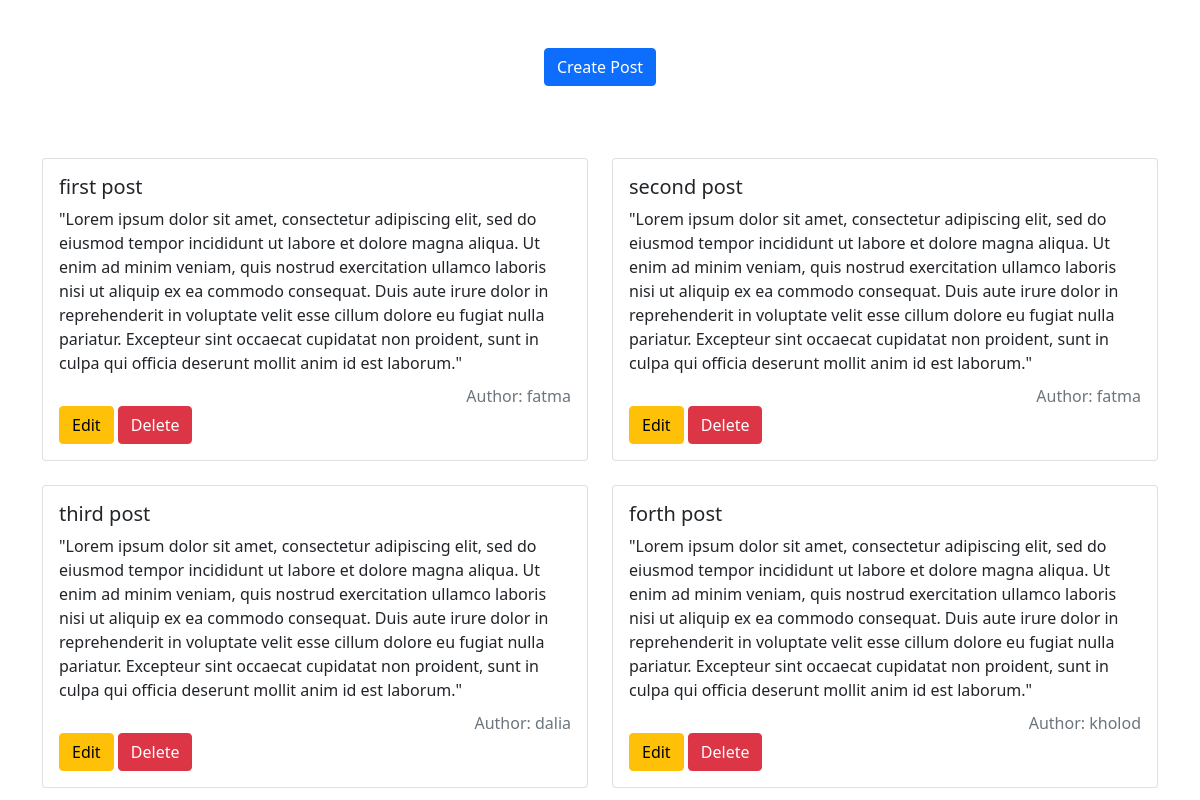
The page / on the database its author committed.
### tables this page shows
CREATE TABLE `posts` (
  `id` int(11) NOT NULL,
  `title` varchar(255) NOT NULL,
  `body` text NOT NULL,
  `author` varchar(255) NOT NULL,
  `date_created` timestamp NOT NULL DEFAULT current_timestamp()
);

### includes/class-autoload.inc.php (called while the page is built, shortened)
<?php
function autoload($className){
    $path = 'classes/';
    $ext = '.class.php';
    $fileName = $path . $className . $ext;
}

### classes/dbh.class.php (called while the page is built)
<?php
class Dbh{
    private $host = "localhost";
    private $user = "root";
    private $pwd = "";
    private $dbName = "oopblog";
    public function connect(){
        $dns = 'mysql:host=' . $this->host . ';dbname=' . $this->dbName;
        $pdo = new PDO($dns, $this->user, $this->pwd);
        $pdo->setAttribute(PDO::ATTR_DEFAULT_FETCH_MODE, PDO::FETCH_ASSOC);
        return $pdo;
    }
}

### classes/posts.class.php (called while the page is built, shortened)
<?php
class Posts extends Dbh {
    public function getPost() {
      $sql = "SELECT * FROM posts";
      $stmt = $this->connect()->prepare($sql);
      $stmt->execute();
      while($result = $stmt->fetchAll()) {
        return $result;
      };
    }
  }

### index.php (the view, shortened to what this page needs)
<?php
include('./includes/class-autoload.inc.php');
require_once('./templates/header.php');
?>
<div class="text-center">
 <button type="button" class="my-5 btn btn-primary" data-bs-toggle="modal" data-bs-target="#addPostModel">
    Create Post
 </button>
</div>
<div class="row">
    <?php
    $posts = new Posts();
    if($posts->getPost()) :
       foreach($posts->getPost() as $post): ?>
       <div class="col-md-6 mt-4">
        <div class="card">
            <div class="card-body">
                <h5 class='card-title'><?= $post['title'] ?></h5>
                <p class="card-text"><?= $post['body'] ?></p>
                <h6 class="card-subtitle text-muted text-end">Author: <?= $post['author'] ?></h6>
                <a href="editform.php?id=<?= $post['id']?>" class="btn btn-warning">Edit</a>
                <a href="post.process.php?send=del&id=<?= $post['id']?>" class="btn btn-danger">Delete</a>
            </div>
        </div>
    </div>
    <?php endforeach; ?>
    <?php else : ?>
        <p class="mx-auto mt-5">post is empty...</p>
    <?php endif; ?>
</div>
<?php
require_once('./templates/footer.php');
?>

### templates/header.php (shortened to what this page needs)
<!doctype html>
<html lang="en">
  <head>
    <link href="https://cdn.jsdelivr.net/npm/bootstrap@5.1.3/dist/css/bootstrap.min.css" rel="stylesheet">
  </head>
  <body>
      <div class="container">

### templates/footer.php (shortened to what this page needs)
</div>
  </body>
</html>

### rows shown on the page
posts: title "first post", body "\"Lorem ipsum dolor sit amet, consectetur adipiscing elit, sed do eiusmod tempor incididunt ut labore et dolore magna aliqua. Ut enim ad minim veniam, quis nostrud exercitation ullamco laboris nisi ut aliquip ex ea commodo consequat. Duis aute irure dolor in reprehenderit in voluptate velit esse cillum dolore eu fugiat nulla pariatur. Excepteur sint occaecat cupidatat non proident, sunt in culpa qui officia deserunt mollit anim id est laborum.\"", author "fatma"
posts: title "second post", body "\"Lorem ipsum dolor sit amet, consectetur adipiscing elit, sed do eiusmod tempor incididunt ut labore et dolore magna aliqua. Ut enim ad minim veniam, quis nostrud exercitation ullamco laboris nisi ut aliquip ex ea commodo consequat. Duis aute irure dolor in reprehenderit in voluptate velit esse cillum dolore eu fugiat nulla pariatur. Excepteur sint occaecat cupidatat non proident, sunt in culpa qui officia deserunt mollit anim id est laborum.\"", author "fatma"
posts: title "third post", body "\"Lorem ipsum dolor sit amet, consectetur adipiscing elit, sed do eiusmod tempor incididunt ut labore et dolore magna aliqua. Ut enim ad minim veniam, quis nostrud exercitation ullamco laboris nisi ut aliquip ex ea commodo consequat. Duis aute irure dolor in reprehenderit in voluptate velit esse cillum dolore eu fugiat nulla pariatur. Excepteur sint occaecat cupidatat non proident, sunt in culpa qui officia deserunt mollit anim id est laborum.\"", author "dalia"
posts: title "forth post", body "\"Lorem ipsum dolor sit amet, consectetur adipiscing elit, sed do eiusmod tempor incididunt ut labore et dolore magna aliqua. Ut enim ad minim veniam, quis nostrud exercitation ullamco laboris nisi ut aliquip ex ea commodo consequat. Duis aute irure dolor in reprehenderit in voluptate velit esse cillum dolore eu fugiat nulla pariatur. Excepteur sint occaecat cupidatat non proident, sunt in culpa qui officia deserunt mollit anim id est laborum.\"", author "kholod"
